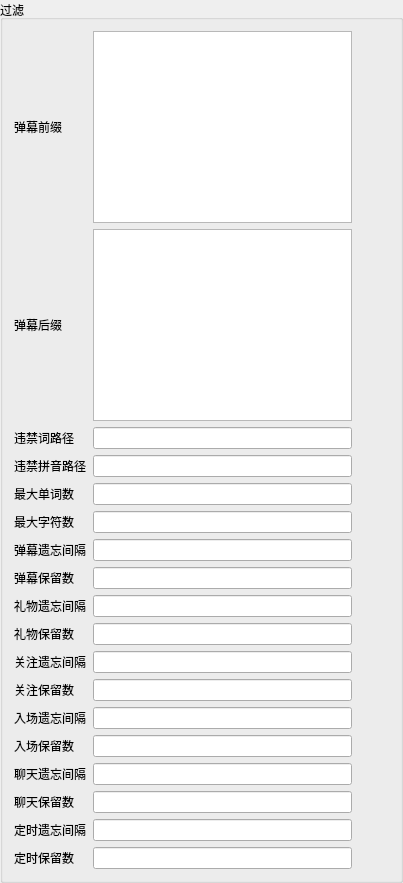
                <widget class="QGroupBox" name="groupBox_filter">
                 <property name="styleSheet">
                  <string notr="true"/>
                 </property>
                 <property name="title">
                  <string>过滤</string>
                 </property>
                 <layout class="QGridLayout" name="gridLayout_26" columnstretch="9,1">
                  <item row="0" column="0">
                   <layout class="QGridLayout" name="gridLayout_filter">
                    <item row="15" column="0">
                     <widget class="QLabel" name="label_filter_talk_forget_reserve_num">
                      <property name="text">
                       <string>聊天保留数</string>
                      </property>
                     </widget>
                    </item>
                    <item row="15" column="1">
                     <widget class="QLineEdit" name="lineEdit_filter_talk_forget_reserve_num"/>
                    </item>
                    <item row="5" column="1">
                     <widget class="QLineEdit" name="lineEdit_filter_max_char_len"/>
                    </item>
                    <item row="6" column="1">
                     <widget class="QLineEdit" name="lineEdit_filter_comment_forget_duration"/>
                    </item>
                    <item row="12" column="1">
                     <widget class="QLineEdit" name="lineEdit_filter_entrance_forget_duration"/>
                    </item>
                    <item row="7" column="0">
                     <widget class="QLabel" name="label_filter_comment_forget_reserve_num">
                      <property name="text">
                       <string>弹幕保留数</string>
                      </property>
                     </widget>
                    </item>
                    <item row="4" column="0">
                     <widget class="QLabel" name="label_filter_max_len">
                      <property name="text">
                       <string>最大单词数</string>
                      </property>
                     </widget>
                    </item>
                    <item row="2" column="1">
                     <widget class="QLineEdit" name="lineEdit_filter_badwords_path"/>
                    </item>
                    <item row="5" column="0">
                     <widget class="QLabel" name="label_filter_max_char_len">
                      <property name="text">
                       <string>最大字符数</string>
                      </property>
                     </widget>
                    </item>
                    <item row="4" column="1">
                     <widget class="QLineEdit" name="lineEdit_filter_max_len"/>
                    </item>
                    <item row="8" column="1">
                     <widget class="QLineEdit" name="lineEdit_filter_gift_forget_duration"/>
                    </item>
                    <item row="13" column="0">
                     <widget class="QLabel" name="label_filter_entrance_forget_reserve_num">
                      <property name="text">
                       <string>入场保留数</string>
                      </property>
                     </widget>
                    </item>
                    <item row="14" column="0">
                     <widget class="QLabel" name="label_filter_talk_forget_duration">
                      <property name="text">
                       <string>聊天遗忘间隔</string>
                      </property>
                     </widget>
                    </item>
                    <item row="2" column="0">
                     <widget class="QLabel" name="label_filter_badwords_path">
                      <property name="text">
                       <string>违禁词路径</string>
                      </property>
                     </widget>
                    </item>
                    <item row="16" column="0">
                     <widget class="QLabel" name="label_filter_schedule_forget_duration">
                      <property name="text">
                       <string>定时遗忘间隔</string>
                      </property>
                     </widget>
                    </item>
                    <item row="6" column="0">
                     <widget class="QLabel" name="label_filter_comment_forget_duration">
                      <property name="text">
                       <string>弹幕遗忘间隔</string>
                      </property>
                     </widget>
                    </item>
                    <item row="16" column="1">
                     <widget class="QLineEdit" name="lineEdit_filter_schedule_forget_duration"/>
                    </item>
                    <item row="9" column="1">
                     <widget class="QLineEdit" name="lineEdit_filter_gift_forget_reserve_num"/>
                    </item>
                    <item row="10" column="0">
                     <widget class="QLabel" name="label_filter_follow_forget_duration">
                      <property name="text">
                       <string>关注遗忘间隔</string>
                      </property>
                     </widget>
                    </item>
                    <item row="13" column="1">
                     <widget class="QLineEdit" name="lineEdit_filter_entrance_forget_reserve_num"/>
                    </item>
                    <item row="3" column="0">
                     <widget class="QLabel" name="label_filter_bad_pinyin_path">
                      <property name="text">
                       <string>违禁拼音路径</string>
                      </property>
                     </widget>
                    </item>
                    <item row="1" column="1">
                     <widget class="QTextEdit" name="textEdit_filter_after_must_str"/>
                    </item>
                    <item row="0" column="1">
                     <widget class="QTextEdit" name="textEdit_filter_before_must_str"/>
                    </item>
                    <item row="9" column="0">
                     <widget class="QLabel" name="label_filter_gift_forget_reserve_num">
                      <property name="text">
                       <string>礼物保留数</string>
                      </property>
                     </widget>
                    </item>
                    <item row="3" column="1">
                     <widget class="QLineEdit" name="lineEdit_filter_bad_pinyin_path"/>
                    </item>
                    <item row="0" column="0">
                     <widget class="QLabel" name="label_filter_before_must_str">
                      <property name="text">
                       <string>弹幕前缀</string>
                      </property>
                     </widget>
                    </item>
                    <item row="14" column="1">
                     <widget class="QLineEdit" name="lineEdit_filter_talk_forget_duration"/>
                    </item>
                    <item row="1" column="0">
                     <widget class="QLabel" name="label_filter_after_must_str">
                      <property name="text">
                       <string>弹幕后缀</string>
                      </property>
                     </widget>
                    </item>
                    <item row="7" column="1">
                     <widget class="QLineEdit" name="lineEdit_filter_comment_forget_reserve_num"/>
                    </item>
                    <item row="17" column="0">
                     <widget class="QLabel" name="label_filter_schedule_forget_reserve_num">
                      <property name="text">
                       <string>定时保留数</string>
                      </property>
                     </widget>
                    </item>
                    <item row="8" column="0">
                     <widget class="QLabel" name="label_filter_gift_forget_duration">
                      <property name="text">
                       <string>礼物遗忘间隔</string>
                      </property>
                     </widget>
                    </item>
                    <item row="17" column="1">
                     <widget class="QLineEdit" name="lineEdit_filter_schedule_forget_reserve_num"/>
                    </item>
                    <item row="12" column="0">
                     <widget class="QLabel" name="label_filter_entrance_forget_duration">
                      <property name="text">
                       <string>入场遗忘间隔</string>
                      </property>
                     </widget>
                    </item>
                    <item row="11" column="0">
                     <widget class="QLabel" name="label_filter_follow_forget_reserve_num">
                      <property name="text">
                       <string>关注保留数</string>
                      </property>
                     </widget>
                    </item>
                    <item row="10" column="1">
                     <widget class="QLineEdit" name="lineEdit_filter_follow_forget_duration"/>
                    </item>
                    <item row="11" column="1">
                     <widget class="QLineEdit" name="lineEdit_filter_follow_forget_reserve_num"/>
                    </item>
                   </layout>
                  </item>
                  <item row="0" column="1">
                   <spacer name="horizontalSpacer_6">
                    <property name="orientation">
                     <enum>Qt::Horizontal</enum>
                    </property>
                    <property name="sizeHint" stdset="0">
                     <size>
                      <width>40</width>
                      <height>20</height>
                     </size>
                    </property>
                   </spacer>
                  </item>
                 </layout>
                </widget>
